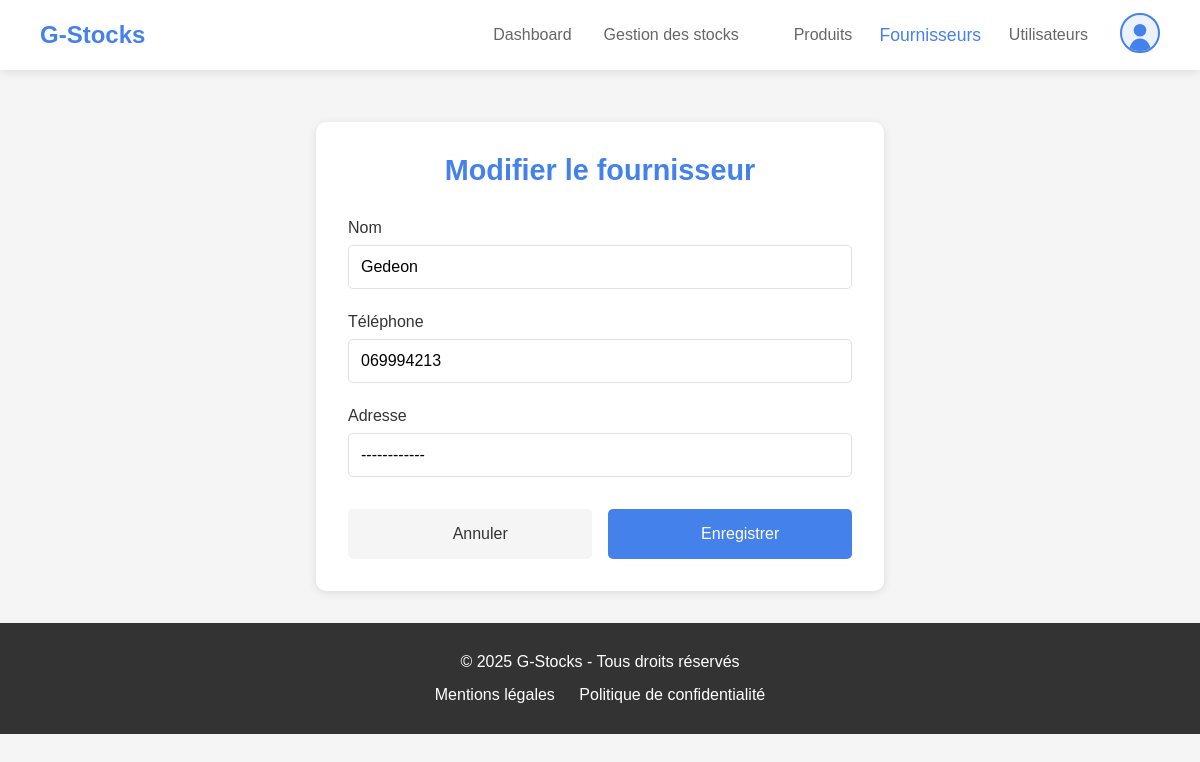
/ModifierFournisseur/1/ (signed in), run on the app's committed database.
### stocks/models.py (models this page shows, shortened)
class Fournisseur(models.Model):
    nom = models.CharField(max_length=255)
    contact = models.CharField(max_length=20)
    adresse = models.TextField()
    class Meta:
        verbose_name = "Fournisseur"
        verbose_name_plural = "Fournisseurs"

### stocks/views.py (the view, shortened to what this page needs)
# urls.py: path('ModifierFournisseur/<int:id>/', views.updateFournisseur, name='updateFournisseur'),
def updateFournisseur(request, id):
    if "user_id" not in request.session:
        messages.error(request, "Veuillez vous connecter pour accéder a cette page")
        return redirect("index")
    if request.session["user_role"] == 'Consultant':
        messages.error(request, "Accès non autorisé")
        return redirect(request.META.get('HTTP_REFERER', 'dashboard'))
    fournisseur = get_object_or_404(Fournisseur,id=id)
    form_updateFournisseur = FournisseurForm(instance=fournisseur)
    user=get_object_or_404(User, id=request.session["user_id"])
    return render(request, "stocks/fournisseurs/edit-fournisseur.html", {"form_updateFournisseur":form_updateFournisseur, "user":user})

### stocks/forms.py
class FournisseurForm(forms.ModelForm):
    class Meta:
        model = Fournisseur
        fields = ['nom', 'contact', 'adresse']
        widgets = {
            'nom': forms.TextInput(attrs={
                'required': True,
                'id':'nom'
            }),
            'contact': forms.TextInput(attrs={
                'required': True,
                'id':'telephone'
            }),
            'adresse': forms.TextInput(attrs={
                'required': True,
                'id':'adresse',
                'placeholder':'57, Rue de la boisson'
            }),
        }

### stocks/templates/stocks/fournisseurs/edit-fournisseur.html (shortened to what this page needs)
{% extends 'stocks/app.html' %}
{% load static %}
{% block activeFournisseur %}
    active
{% endblock activeFournisseur %}
{% block principalContent %}
    <main class="main-content">
        <div class="add-contact-container">
            <div class="form-container">
                <h2>Modifier le fournisseur</h2>
                <form method="post" id="edit-contact-form">
                    <div class="form-group">
                        <label for="nom">Nom</label>
                        {{form_updateFournisseur.nom}}
                    </div>
                    <div class="form-group">
                        <label for="telephone">Téléphone</label>
                        {{form_updateFournisseur.contact}}
                    </div>
                    <div class="form-group">
                        <label for="adresse">Adresse</label>
                        {{form_updateFournisseur.adresse}}
                    </div>
                    <div class="form-actions">
                        <a href="{% url 'listeFournisseurs' %}" class="cancel-btn">
                            <i class="fas fa-times"></i>
                            Annuler
                        </a>
                        <button type="submit" class="submit-btn">
                            <i class="fas fa-save"></i>
                            Enregistrer
                        </button>
                    </div>
                </form>
            </div>
        </div>
    </main>
    <footer class="footer" id="footer">
        <div class="container">
            <p>&copy; 2025 G-Stocks - Tous droits réservés</p>
            <div class="footer-links">
                <a href="#">Mentions légales</a>
                <a href="#">Politique de confidentialité</a>
            </div>
        </div>
    </footer>
{% endblock principalContent %}

### stocks/static/stocks/css/styles.css (style rules this page uses)
:root { --primary-color: #4481eb; --secondary-color: #04befe; --text-color: #333; --light-text: #666; --danger-color: #ff4444; --white: #fff; --light-bg: #f5f5f5; --border-color: #e1e1e1; --green-color: #0ea500; }
* { margin: 0; padding: 0; box-sizing: border-box; }
html { scroll-behavior: smooth; }
body { font-family: "Poppins", sans-serif; background-color: var(--light-bg); color: var(--text-color); }
.container { width: 90%; max-width: 1200px; margin: 0 auto; padding: 0 15px; }
.main-content { margin-top: 90px; padding: 2rem; animation: fadeIn 1s ease; }
.add-contact-container { max-width: 600px; margin: 0 auto; padding: 0 1rem; }
.form-container { background: var(--white); padding: 2rem; border-radius: 10px; box-shadow: 0 2px 10px rgba(0, 0, 0, 0.1); }
.form-container h2 { color: var(--primary-color); margin-bottom: 2rem; text-align: center; font-size: 1.8rem; }
.form-group { margin-bottom: 1.5rem; }
.form-group label { display: block; margin-bottom: 0.5rem; color: var(--text-color); font-weight: 500; }
.form-group input, .form-group select, .form-group textarea { width: 100%; padding: 0.75rem; border: 1px solid var(--border-color); border-radius: 5px; font-family: inherit; font-size: 1rem; transition: border-color 0.3s; }
.form-actions { display: flex; gap: 1rem; margin-top: 2rem; }
.cancel-btn, .submit-btn, .add, .sup { flex: 1; padding: 1rem; border: none; border-radius: 5px; font-family: inherit; font-size: 1rem; font-weight: 500; display: flex; align-items: center; justify-content: center; gap: 0.5rem; cursor: pointer; transition: all 0.3s; }
.cancel-btn { background: var(--light-bg); color: var(--text-color); text-decoration: none; }
.submit-btn { background: var(--primary-color); color: var(--white); }
.footer { background-color: #333; color: var(--white); text-align: center; padding: 30px 0; animation: fadeIn 1s ease; }
.footer-links { margin-top: 15px; }
.footer-links a { color: var(--white); text-decoration: none; margin: 0 10px; transition: color 0.3s ease; }

### data on the page
Fournisseur: nom "Gedeon", contact "069994213", adresse "------------"
